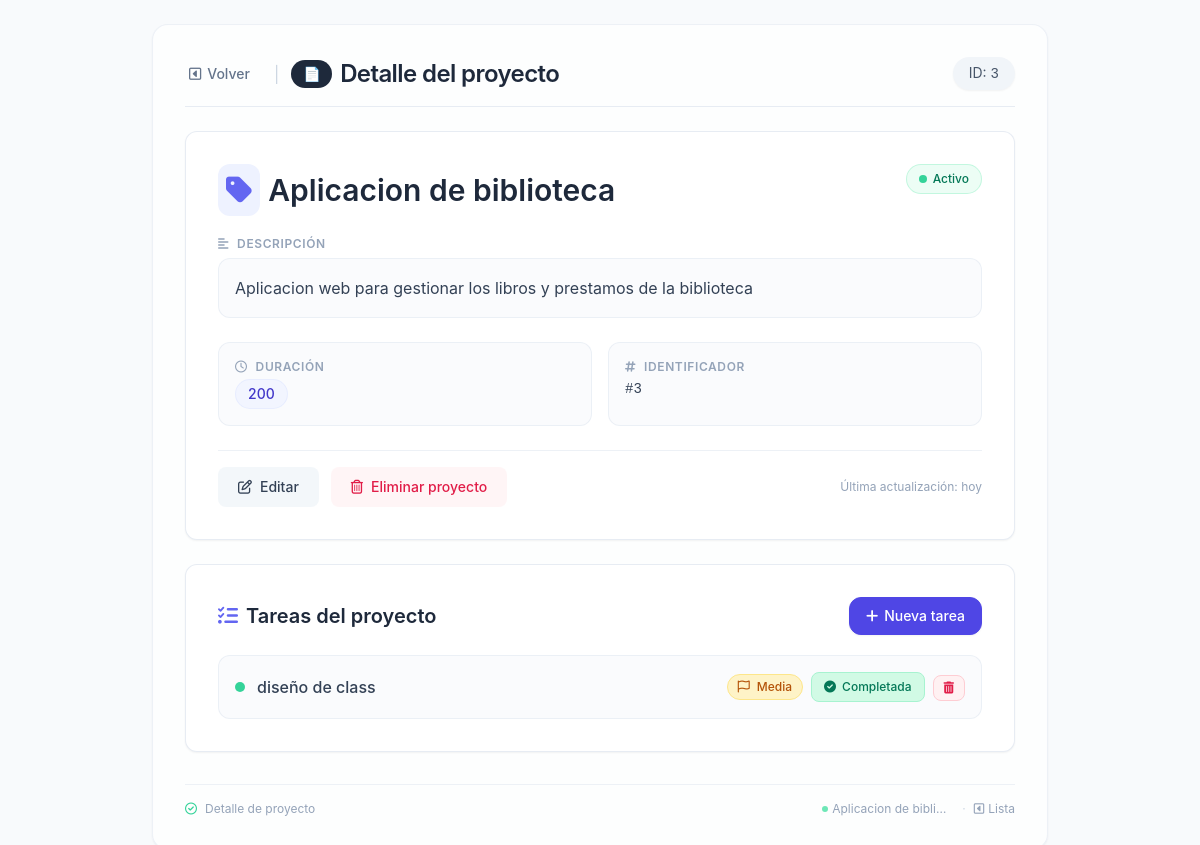
/proyectos/3/, run on the app's committed database.
### gestor_proyecto/models.py (models this page shows, shortened)
class Proyecto(models.Model):
    nombre = models.CharField(max_length=100)
    descripcion = models.TextField()
    duracion = models.IntegerField()
    imagen= models.ImageField(upload_to='img/',default='img/logo.png')

class Tarea(models.Model):
    PRIORIDAD_CHOICES =[
        ('BAJA','Baja'),
        ('MEDIA','Media'),
        ('ALTA','Alta'),
    ]
    ESTADO_CHOICES = [
        ('PENDIENTE','Pendiente'),
        ('EN_PROGRESO', 'En Progreso'),
        ('COMPLETADA', 'Completada'),
    ]
    proyecto = models.ForeignKey(
        Proyecto,
        on_delete=models.CASCADE,
        related_name='tareas'
    )
    titulo = models.CharField(max_length=50)
    prioridad = models.CharField(
        max_length=5,
        choices=PRIORIDAD_CHOICES,
        default='MEDIA',
    )
    estado = models.CharField(
        max_length=11,
        choices=ESTADO_CHOICES,
        default='PENDIENTE',
    )

### gestor_proyecto/views.py (the view)
# urls.py: path('proyectos/<int:id>/', views.ver_proyecto, name='ver_proyecto'),
def ver_proyecto(request, id):
    proyecto = Proyecto.objects.get(id=id)
    print(proyecto.tareas.all)
    return render(request, 'detalle_proyecto.html', {'proyecto': proyecto})

### gestor_proyecto/templates/detalle_proyecto.html (shortened to what this page needs)
<!DOCTYPE html>
<html lang="es">
<head>
    <script src="https://cdn.tailwindcss.com"></script>
    <link rel="stylesheet" href="https://cdnjs.cloudflare.com/ajax/libs/font-awesome/6.0.0-beta3/css/all.min.css" />
</head>
<body class="antialiased text-slate-700 p-4 md:p-6">
    <main class="max-w-4xl mx-auto bg-white/70 backdrop-blur-sm rounded-2xl shadow-sm p-6 md:p-8 border border-slate-200/60">
        <div class="flex flex-wrap items-center justify-between gap-4 mb-6 border-b border-slate-200/80 pb-4">
            <div class="flex items-center gap-3">
                <a href="{% url 'proyectos' %}"
                   class="inline-flex items-center gap-1.5 text-sm font-medium text-slate-500 hover:text-slate-700 transition-colors enlace-accion px-3 py-1.5 rounded-lg -ml-2">
                    <i class="fa-regular fa-square-caret-left"></i>
                    Volver
                </a>
                <span class="text-slate-300">|</span>
                <h1 class="text-2xl font-semibold tracking-tight text-slate-800 flex items-center gap-2">
                    <span class="bg-slate-800 text-white text-sm font-medium px-3 py-1 rounded-full">📄</span>
                    Detalle del proyecto
                </h1>
            </div>
            <div class="text-sm bg-slate-100 px-4 py-1.5 rounded-full text-slate-600 shadow-sm">
                ID: <span class="font-mono font-medium">{{ proyecto.id }}</span>
            </div>
        </div>
        <div class="detalle-card bg-white border border-slate-200/80 rounded-xl p-6 md:p-8 shadow-sm">
            <div class="flex flex-wrap items-start justify-between gap-4 mb-5">
                <h2 class="text-2xl md:text-3xl font-semibold text-slate-800 break-words flex items-center gap-2">
                    <span class="bg-indigo-50 p-2 rounded-xl text-indigo-500">
                        <i class="fa-solid fa-tag"></i>
                    </span>
                    {{ proyecto.nombre }}
                </h2>
                <span class="inline-flex items-center gap-1.5 text-xs font-medium text-emerald-700 bg-emerald-50 px-3 py-1.5 rounded-full border border-emerald-200/60">
                    <span class="w-2 h-2 rounded-full bg-emerald-400"></span>
                    Activo
                </span>
            </div>
            <div class="mb-6">
                <h3 class="text-xs font-semibold text-slate-400 uppercase tracking-wider mb-1.5 flex items-center gap-2">
                    <i class="fa-solid fa-align-left text-slate-400"></i>
                    Descripción
                </h3>
                <div class="bg-slate-50/70 rounded-xl p-4 border border-slate-200/60">
                    <p class="text-slate-700 leading-relaxed">
                        {{ proyecto.descripcion|default:"<span class='text-slate-400 italic'>Sin descripción proporcionada</span>" }}
                    </p>
                </div>
            </div>
            <div class="grid grid-cols-1 sm:grid-cols-2 gap-4 mb-6">
                <div class="bg-slate-50/70 rounded-xl p-4 border border-slate-200/60">
                    <h3 class="text-xs font-semibold text-slate-400 uppercase tracking-wider mb-1 flex items-center gap-2">
                        <i class="fa-regular fa-clock"></i>
                        Duración
                    </h3>
                    <p class="text-slate-700 font-medium flex items-center gap-2">
                        <span class="bg-indigo-50/70 px-3 py-1 rounded-full text-indigo-700 border border-indigo-100/60 text-sm">
                            {{ proyecto.duracion|default:"No especificada" }}
                        </span>
                    </p>
                </div>
                <div class="bg-slate-50/70 rounded-xl p-4 border border-slate-200/60">
                    <h3 class="text-xs font-semibold text-slate-400 uppercase tracking-wider mb-1 flex items-center gap-2">
                        <i class="fa-regular fa-hashtag"></i>
                        Identificador
                    </h3>
                    <p class="text-slate-700 font-mono text-sm">#{{ proyecto.id }}</p>
                </div>
            </div>
            <div class="flex flex-wrap items-center gap-3 pt-4 border-t border-slate-200/60 mt-2">
                <a href="{% url 'editar_proyecto' proyecto.id %}"
                   class="enlace-accion inline-flex items-center gap-2 px-5 py-2.5 text-sm font-medium text-slate-700 bg-slate-100/80 hover:bg-slate-200/80 rounded-lg transition-colors">
                    <i class="fa-regular fa-pen-to-square"></i>
                    Editar
                </a>
                <a href="{% url 'eliminar_proyecto' proyecto.id %}"
                   class="enlace-accion inline-flex items-center gap-2 px-5 py-2.5 text-sm font-medium text-rose-600 bg-rose-50/70 hover:bg-rose-100/80 rounded-lg transition-colors">
                    <i class="fa-regular fa-trash-can"></i>
                    Eliminar proyecto
                </a>
                <span class="text-xs text-slate-400 ml-auto">Última actualización: hoy</span>
            </div>
        </div>
        <div class="mt-6 bg-white border border-slate-200/80 rounded-xl p-6 md:p-8 shadow-sm">
            <div class="flex items-center justify-between gap-4 mb-5">
                <h2 class="text-xl font-semibold text-slate-800 flex items-center gap-2">
                    <i class="fa-solid fa-list-check text-indigo-500"></i>
                    Tareas del proyecto
                </h2>
                <a href="{% url 'crear_tarea' proyecto.id %}"
                   class="inline-flex items-center gap-1.5 px-4 py-2 bg-indigo-600 text-white text-sm font-medium rounded-xl border border-indigo-600 hover:bg-indigo-700 transition-colors shadow-sm">
                    <i class="fa-solid fa-plus"></i>
                    <span class="hidden sm:inline">Nueva tarea</span>
                </a>
            </div>
            <ul class="space-y-3">
                {% for tarea in proyecto.tareas.all %}
                    <li class="flex flex-col sm:flex-row items-start sm:items-center gap-2 p-4 bg-slate-50/70 rounded-xl border border-slate-200/60 hover:border-indigo-200 transition-colors">
                        <div class="flex items-center gap-3 flex-1 min-w-0 w-full sm:w-auto">
                            <span class="w-2.5 h-2.5 rounded-full flex-shrink-0
                                {% if tarea.estado == 'COMPLETADA' %}bg-emerald-400
                                {% elif tarea.estado == 'EN_PROGRESO' %}bg-amber-400
                                {% else %}bg-slate-400{% endif %}">
                            </span>
                            <span class="font-medium text-slate-700 truncate">{{ tarea.titulo }}</span>
                        </div>
                        <div class="flex flex-wrap items-center gap-2 w-full sm:w-auto ml-0 sm:ml-auto">
                            <span class="text-xs font-medium px-2.5 py-1 rounded-full
                                {% if tarea.prioridad == 'ALTA' %}bg-rose-100 text-rose-700 border border-rose-200
                                {% elif tarea.prioridad == 'MEDIA' %}bg-amber-100 text-amber-700 border border-amber-200
                                {% else %}bg-emerald-100 text-emerald-700 border border-emerald-200{% endif %}">
                                <i class="fa-regular fa-flag mr-1"></i>
                                {{ tarea.get_prioridad_display }}
                            </span>
                            <form action="{% url 'avanzar_estado_tarea' tarea.id %}" method="post" class="inline">
                                <button type="submit"
                                        class="btn-tarea inline-flex items-center gap-1.5 px-3 py-1.5 text-xs font-medium rounded-lg transition-colors
                                        {% if tarea.estado == 'COMPLETADA' %}
                                            bg-emerald-100 text-emerald-700 hover:bg-emerald-200 border border-emerald-200
                                        {% elif tarea.estado == 'EN_PROGRESO' %}
                                            bg-amber-100 text-amber-700 hover:bg-amber-200 border border-amber-200
                                        {% else %}
                                            bg-slate-100 text-slate-600 hover:bg-slate-200 border border-slate-200
                                        {% endif %}">
                                    {% if tarea.estado == 'COMPLETADA' %}
                                        <i class="fa-solid fa-circle-check"></i>
                                        {{ tarea.get_estado_display }}
                                    {% else %}
                                        <i class="fa-regular fa-circle-right"></i>
                                        {% if tarea.estado == 'PENDIENTE' %}Iniciar{% else %}Avanzar{% endif %}
                                    {% endif %}
                                </button>
                            </form>
                            <form action="{% url 'eliminar_tarea' tarea.id %}" method="post" class="inline">
                                <button onclick="return confirm('¿Estás seguro de eliminar esta tarea?')"
                                        type="submit"
                                        class="btn-tarea inline-flex items-center gap-1.5 px-2.5 py-1.5 text-xs font-medium rounded-lg transition-colors
                                        bg-rose-50 text-rose-600 hover:bg-rose-100 border border-rose-200">
                                    <i class="fa-solid fa-trash-can"></i>
                                </button>
                            </form>
                        </div>
                    </li>
                {% empty %}
                    <li class="text-center text-slate-400 py-8">
                        <i class="fa-regular fa-circle-check text-3xl block mb-3 text-slate-300"></i>
                        <p class="text-sm">Este proyecto aún no tiene tareas.</p>
                        <p class="text-xs mt-1">Haz clic en "Nueva tarea" para comenzar</p>
                    </li>
                {% endfor %}
            </ul>
        </div>
        <div class="mt-8 pt-4 border-t border-slate-200/60 text-xs text-slate-400 flex flex-wrap justify-between items-center">
            <span class="flex items-center gap-2">
                <i class="fa-regular fa-circle-check text-emerald-400"></i>
                Detalle de proyecto
            </span>
            <span class="flex gap-3">
                <span class="inline-flex items-center gap-1">
                    <span class="w-1.5 h-1.5 rounded-full bg-emerald-300"></span>
                    {{ proyecto.nombre|truncatechars:20 }}
                </span>
                <span class="inline-flex items-center gap-1">
                    <span class="mx-1 text-slate-300">·</span>
                    <i class="fa-regular fa-square-caret-left"></i>
                    <a href="{% url 'proyectos' %}" class="hover:text-indigo-500 transition-colors">
                        Lista
                    </a>
                </span>
            </span>
        </div>
    </main>
</body>
</html>

### gestor_proyecto/templates/detalle_proyecto.html (style rules this page uses)
body { font-family: 'Inter', -apple-system, BlinkMacSystemFont, 'Segoe UI', Roboto, sans-serif; background-color: #f8fafc; }
.detalle-card { transition: box-shadow 0.15s ease, transform 0.1s ease; }
.enlace-accion { transition: color 0.15s, background-color 0.15s; }
.btn-tarea { transition: all 0.15s ease; }

### data on the page
Proyecto: id "3", nombre "Aplicacion de biblioteca", descripcion "Aplicacion web para gestionar los libros y prestamos de la biblioteca", duracion "200", nombre "Aplicacion de bibli…"
Tarea: titulo "diseño de class", prioridad "Media", estado "Completada"
